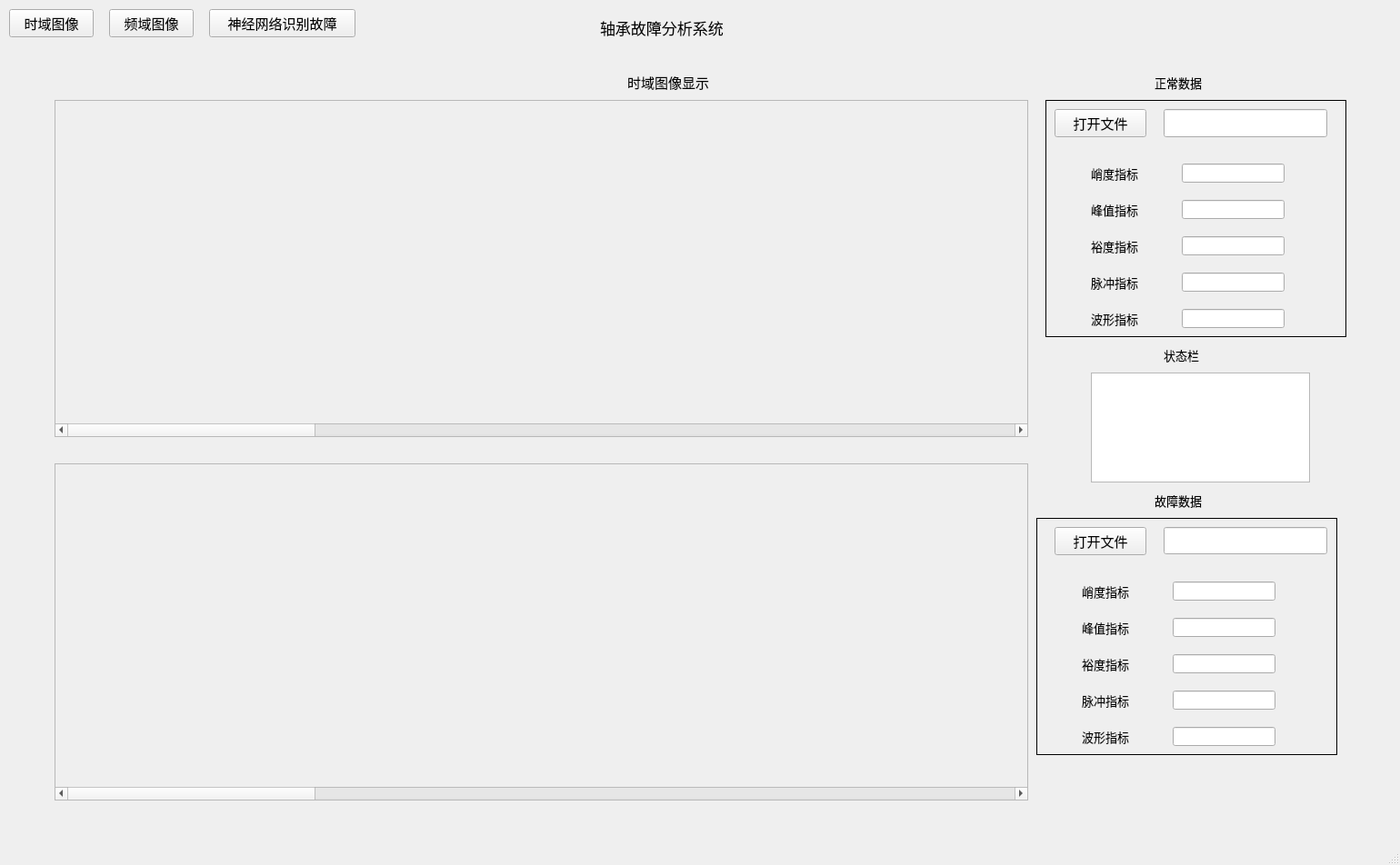
<?xml version="1.0" encoding="UTF-8"?>
<ui version="4.0">
 <class>MainWindow</class>
 <widget class="QMainWindow" name="MainWindow">
  <property name="geometry">
   <rect>
    <x>0</x>
    <y>0</y>
    <width>1540</width>
    <height>952</height>
   </rect>
  </property>
  <property name="windowTitle">
   <string>地磁传感器分析系统</string>
  </property>
  <widget class="QWidget" name="centralwidget">
   <widget class="QLabel" name="label">
    <property name="geometry">
     <rect>
      <x>660</x>
      <y>20</y>
      <width>211</width>
      <height>21</height>
     </rect>
    </property>
    <property name="minimumSize">
     <size>
      <width>72</width>
      <height>0</height>
     </size>
    </property>
    <property name="font">
     <font>
      <pointsize>13</pointsize>
     </font>
    </property>
    <property name="text">
     <string>轴承故障分析系统</string>
    </property>
   </widget>
   <widget class="QStackedWidget" name="stackedWidget">
    <property name="geometry">
     <rect>
      <x>40</x>
      <y>70</y>
      <width>1451</width>
      <height>831</height>
     </rect>
    </property>
    <widget class="QWidget" name="page">
     <widget class="QLineEdit" name="lineEditShapeT1">
      <property name="geometry">
       <rect>
        <x>1260</x>
        <y>270</y>
        <width>113</width>
        <height>21</height>
       </rect>
      </property>
      <property name="font">
       <font>
        <pointsize>11</pointsize>
       </font>
      </property>
     </widget>
     <widget class="QLabel" name="label_9">
      <property name="geometry">
       <rect>
        <x>1160</x>
        <y>150</y>
        <width>81</width>
        <height>21</height>
       </rect>
      </property>
      <property name="font">
       <font>
        <family>华文中宋</family>
        <pointsize>10</pointsize>
       </font>
      </property>
      <property name="text">
       <string>峰值指标</string>
      </property>
     </widget>
     <widget class="QLineEdit" name="lineEditCrestT1">
      <property name="geometry">
       <rect>
        <x>1260</x>
        <y>150</y>
        <width>113</width>
        <height>21</height>
       </rect>
      </property>
      <property name="font">
       <font>
        <pointsize>11</pointsize>
       </font>
      </property>
     </widget>
     <widget class="QLabel" name="label_8">
      <property name="geometry">
       <rect>
        <x>1160</x>
        <y>110</y>
        <width>81</width>
        <height>21</height>
       </rect>
      </property>
      <property name="font">
       <font>
        <family>华文中宋</family>
        <pointsize>10</pointsize>
        <weight>50</weight>
        <bold>false</bold>
       </font>
      </property>
      <property name="text">
       <string>峭度指标</string>
      </property>
     </widget>
     <widget class="QLineEdit" name="lineEditImpulseT1">
      <property name="geometry">
       <rect>
        <x>1260</x>
        <y>230</y>
        <width>113</width>
        <height>21</height>
       </rect>
      </property>
      <property name="font">
       <font>
        <pointsize>11</pointsize>
       </font>
      </property>
     </widget>
     <widget class="QLineEdit" name="lineEditClearanceT1">
      <property name="geometry">
       <rect>
        <x>1260</x>
        <y>190</y>
        <width>113</width>
        <height>21</height>
       </rect>
      </property>
      <property name="font">
       <font>
        <pointsize>11</pointsize>
       </font>
      </property>
     </widget>
     <widget class="QLineEdit" name="lineEditKurtosisT1">
      <property name="geometry">
       <rect>
        <x>1260</x>
        <y>110</y>
        <width>113</width>
        <height>21</height>
       </rect>
      </property>
      <property name="font">
       <font>
        <pointsize>11</pointsize>
       </font>
      </property>
     </widget>
     <widget class="QPushButton" name="ButtonOpenFileT1">
      <property name="geometry">
       <rect>
        <x>1120</x>
        <y>50</y>
        <width>101</width>
        <height>31</height>
       </rect>
      </property>
      <property name="font">
       <font>
        <family>华文中宋</family>
        <pointsize>11</pointsize>
       </font>
      </property>
      <property name="autoFillBackground">
       <bool>false</bool>
      </property>
      <property name="text">
       <string>打开文件</string>
      </property>
     </widget>
     <widget class="QLineEdit" name="FileT1PathLabel">
      <property name="geometry">
       <rect>
        <x>1240</x>
        <y>50</y>
        <width>180</width>
        <height>31</height>
       </rect>
      </property>
      <property name="font">
       <font>
        <pointsize>11</pointsize>
       </font>
      </property>
     </widget>
     <widget class="QScrollArea" name="scrollArea">
      <property name="geometry">
       <rect>
        <x>20</x>
        <y>40</y>
        <width>1071</width>
        <height>371</height>
       </rect>
      </property>
      <property name="widgetResizable">
       <bool>true</bool>
      </property>
      <widget class="QChartView" name="widgetT1">
       <property name="enabled">
        <bool>true</bool>
       </property>
       <property name="geometry">
        <rect>
         <x>-600</x>
         <y>0</y>
         <width>100000</width>
         <height>348</height>
        </rect>
       </property>
       <property name="minimumSize">
        <size>
         <width>100000</width>
         <height>0</height>
        </size>
       </property>
      </widget>
     </widget>
     <widget class="QScrollArea" name="scrollArea_2">
      <property name="geometry">
       <rect>
        <x>20</x>
        <y>440</y>
        <width>1071</width>
        <height>371</height>
       </rect>
      </property>
      <property name="widgetResizable">
       <bool>true</bool>
      </property>
      <widget class="QChartView" name="widgetT2">
       <property name="geometry">
        <rect>
         <x>0</x>
         <y>0</y>
         <width>100000</width>
         <height>348</height>
        </rect>
       </property>
       <property name="minimumSize">
        <size>
         <width>100000</width>
         <height>0</height>
        </size>
       </property>
      </widget>
     </widget>
     <widget class="QTextBrowser" name="textBrowser">
      <property name="geometry">
       <rect>
        <x>1160</x>
        <y>340</y>
        <width>241</width>
        <height>121</height>
       </rect>
      </property>
      <property name="font">
       <font>
        <pointsize>11</pointsize>
       </font>
      </property>
     </widget>
     <widget class="QPushButton" name="ButtonOpenFileT2">
      <property name="geometry">
       <rect>
        <x>1120</x>
        <y>510</y>
        <width>101</width>
        <height>31</height>
       </rect>
      </property>
      <property name="font">
       <font>
        <family>华文中宋</family>
        <pointsize>11</pointsize>
       </font>
      </property>
      <property name="text">
       <string>打开文件</string>
      </property>
     </widget>
     <widget class="QLineEdit" name="FileT2PathLabel">
      <property name="geometry">
       <rect>
        <x>1240</x>
        <y>510</y>
        <width>180</width>
        <height>30</height>
       </rect>
      </property>
      <property name="font">
       <font>
        <pointsize>11</pointsize>
       </font>
      </property>
     </widget>
     <widget class="QLineEdit" name="lineEditCrestT2">
      <property name="geometry">
       <rect>
        <x>1250</x>
        <y>610</y>
        <width>113</width>
        <height>21</height>
       </rect>
      </property>
      <property name="font">
       <font>
        <pointsize>11</pointsize>
       </font>
      </property>
     </widget>
     <widget class="QLineEdit" name="lineEditShapeT2">
      <property name="geometry">
       <rect>
        <x>1250</x>
        <y>730</y>
        <width>113</width>
        <height>21</height>
       </rect>
      </property>
      <property name="font">
       <font>
        <pointsize>11</pointsize>
       </font>
      </property>
     </widget>
     <widget class="QLineEdit" name="lineEditImpulseT2">
      <property name="geometry">
       <rect>
        <x>1250</x>
        <y>690</y>
        <width>113</width>
        <height>21</height>
       </rect>
      </property>
      <property name="font">
       <font>
        <pointsize>11</pointsize>
       </font>
      </property>
     </widget>
     <widget class="QLineEdit" name="lineEditClearanceT2">
      <property name="geometry">
       <rect>
        <x>1250</x>
        <y>650</y>
        <width>113</width>
        <height>21</height>
       </rect>
      </property>
      <property name="font">
       <font>
        <pointsize>11</pointsize>
       </font>
      </property>
     </widget>
     <widget class="QLineEdit" name="lineEditKurtosisT2">
      <property name="geometry">
       <rect>
        <x>1250</x>
        <y>570</y>
        <width>113</width>
        <height>21</height>
       </rect>
      </property>
      <property name="font">
       <font>
        <pointsize>11</pointsize>
       </font>
      </property>
     </widget>
     <widget class="QLabel" name="label_10">
      <property name="geometry">
       <rect>
        <x>1160</x>
        <y>190</y>
        <width>81</width>
        <height>21</height>
       </rect>
      </property>
      <property name="font">
       <font>
        <family>华文中宋</family>
        <pointsize>10</pointsize>
       </font>
      </property>
      <property name="text">
       <string>裕度指标</string>
      </property>
     </widget>
     <widget class="QLabel" name="label_11">
      <property name="geometry">
       <rect>
        <x>1160</x>
        <y>230</y>
        <width>81</width>
        <height>21</height>
       </rect>
      </property>
      <property name="font">
       <font>
        <family>华文中宋</family>
        <pointsize>10</pointsize>
       </font>
      </property>
      <property name="text">
       <string>脉冲指标</string>
      </property>
     </widget>
     <widget class="QLabel" name="label_12">
      <property name="geometry">
       <rect>
        <x>1160</x>
        <y>270</y>
        <width>81</width>
        <height>21</height>
       </rect>
      </property>
      <property name="font">
       <font>
        <family>华文中宋</family>
        <pointsize>10</pointsize>
       </font>
      </property>
      <property name="text">
       <string>波形指标</string>
      </property>
     </widget>
     <widget class="QLabel" name="label_16">
      <property name="geometry">
       <rect>
        <x>1150</x>
        <y>730</y>
        <width>81</width>
        <height>21</height>
       </rect>
      </property>
      <property name="font">
       <font>
        <family>华文中宋</family>
        <pointsize>10</pointsize>
       </font>
      </property>
      <property name="text">
       <string>波形指标</string>
      </property>
     </widget>
     <widget class="QLabel" name="label_21">
      <property name="geometry">
       <rect>
        <x>1150</x>
        <y>690</y>
        <width>81</width>
        <height>21</height>
       </rect>
      </property>
      <property name="font">
       <font>
        <family>华文中宋</family>
        <pointsize>10</pointsize>
       </font>
      </property>
      <property name="text">
       <string>脉冲指标</string>
      </property>
     </widget>
     <widget class="QLabel" name="label_22">
      <property name="geometry">
       <rect>
        <x>1150</x>
        <y>610</y>
        <width>81</width>
        <height>21</height>
       </rect>
      </property>
      <property name="font">
       <font>
        <family>华文中宋</family>
        <pointsize>10</pointsize>
       </font>
      </property>
      <property name="text">
       <string>峰值指标</string>
      </property>
     </widget>
     <widget class="QLabel" name="label_23">
      <property name="geometry">
       <rect>
        <x>1150</x>
        <y>570</y>
        <width>81</width>
        <height>21</height>
       </rect>
      </property>
      <property name="font">
       <font>
        <family>华文中宋</family>
        <pointsize>10</pointsize>
        <weight>50</weight>
        <bold>false</bold>
       </font>
      </property>
      <property name="text">
       <string>峭度指标</string>
      </property>
     </widget>
     <widget class="QLabel" name="label_24">
      <property name="geometry">
       <rect>
        <x>1150</x>
        <y>650</y>
        <width>81</width>
        <height>21</height>
       </rect>
      </property>
      <property name="font">
       <font>
        <family>华文中宋</family>
        <pointsize>10</pointsize>
       </font>
      </property>
      <property name="text">
       <string>裕度指标</string>
      </property>
     </widget>
     <widget class="QLabel" name="label_26">
      <property name="geometry">
       <rect>
        <x>1230</x>
        <y>10</y>
        <width>81</width>
        <height>21</height>
       </rect>
      </property>
      <property name="font">
       <font>
        <family>华文中宋</family>
        <pointsize>10</pointsize>
        <weight>50</weight>
        <bold>false</bold>
       </font>
      </property>
      <property name="text">
       <string>正常数据</string>
      </property>
     </widget>
     <widget class="QLabel" name="label_27">
      <property name="geometry">
       <rect>
        <x>1230</x>
        <y>470</y>
        <width>81</width>
        <height>21</height>
       </rect>
      </property>
      <property name="font">
       <font>
        <family>华文中宋</family>
        <pointsize>10</pointsize>
        <weight>50</weight>
        <bold>false</bold>
       </font>
      </property>
      <property name="text">
       <string>故障数据</string>
      </property>
     </widget>
     <widget class="QLabel" name="label_20">
      <property name="geometry">
       <rect>
        <x>1110</x>
        <y>40</y>
        <width>331</width>
        <height>261</height>
       </rect>
      </property>
      <property name="styleSheet">
       <string notr="true">border-width: 1px;
border-style: solid;
border-color: rgb(0, 0, 0)</string>
      </property>
      <property name="text">
       <string/>
      </property>
     </widget>
     <widget class="QLabel" name="label_49">
      <property name="geometry">
       <rect>
        <x>1100</x>
        <y>500</y>
        <width>331</width>
        <height>261</height>
       </rect>
      </property>
      <property name="styleSheet">
       <string notr="true">border-width: 1px;
border-style: solid;
border-color: rgb(0, 0, 0)</string>
      </property>
      <property name="text">
       <string/>
      </property>
     </widget>
     <widget class="QLabel" name="label_50">
      <property name="geometry">
       <rect>
        <x>1240</x>
        <y>310</y>
        <width>81</width>
        <height>21</height>
       </rect>
      </property>
      <property name="font">
       <font>
        <family>华文中宋</family>
        <pointsize>10</pointsize>
        <weight>50</weight>
        <bold>false</bold>
       </font>
      </property>
      <property name="text">
       <string>状态栏</string>
      </property>
     </widget>
     <widget class="QLabel" name="label_15">
      <property name="geometry">
       <rect>
        <x>650</x>
        <y>10</y>
        <width>211</width>
        <height>21</height>
       </rect>
      </property>
      <property name="minimumSize">
       <size>
        <width>72</width>
        <height>0</height>
       </size>
      </property>
      <property name="font">
       <font>
        <pointsize>11</pointsize>
       </font>
      </property>
      <property name="text">
       <string>时域图像显示</string>
      </property>
     </widget>
     <zorder>label_49</zorder>
     <zorder>label_20</zorder>
     <zorder>lineEditShapeT1</zorder>
     <zorder>label_9</zorder>
     <zorder>lineEditCrestT1</zorder>
     <zorder>label_8</zorder>
     <zorder>lineEditImpulseT1</zorder>
     <zorder>lineEditClearanceT1</zorder>
     <zorder>lineEditKurtosisT1</zorder>
     <zorder>ButtonOpenFileT1</zorder>
     <zorder>FileT1PathLabel</zorder>
     <zorder>scrollArea</zorder>
     <zorder>scrollArea_2</zorder>
     <zorder>textBrowser</zorder>
     <zorder>ButtonOpenFileT2</zorder>
     <zorder>FileT2PathLabel</zorder>
     <zorder>lineEditCrestT2</zorder>
     <zorder>lineEditShapeT2</zorder>
     <zorder>lineEditImpulseT2</zorder>
     <zorder>lineEditClearanceT2</zorder>
     <zorder>lineEditKurtosisT2</zorder>
     <zorder>label_10</zorder>
     <zorder>label_11</zorder>
     <zorder>label_12</zorder>
     <zorder>label_16</zorder>
     <zorder>label_21</zorder>
     <zorder>label_22</zorder>
     <zorder>label_23</zorder>
     <zorder>label_24</zorder>
     <zorder>label_26</zorder>
     <zorder>label_27</zorder>
     <zorder>label_50</zorder>
     <zorder>label_15</zorder>
    </widget>
    <widget class="QWidget" name="page_2">
     <widget class="QScrollArea" name="scrollArea_3">
      <property name="geometry">
       <rect>
        <x>40</x>
        <y>40</y>
        <width>1091</width>
        <height>341</height>
       </rect>
      </property>
      <property name="widgetResizable">
       <bool>true</bool>
      </property>
      <widget class="QChartView" name="widgetF1">
       <property name="geometry">
        <rect>
         <x>0</x>
         <y>0</y>
         <width>1089</width>
         <height>339</height>
        </rect>
       </property>
       <property name="minimumSize">
        <size>
         <width>0</width>
         <height>0</height>
        </size>
       </property>
      </widget>
     </widget>
     <widget class="QLineEdit" name="FileF1PathLabel">
      <property name="geometry">
       <rect>
        <x>1200</x>
        <y>250</y>
        <width>180</width>
        <height>25</height>
       </rect>
      </property>
      <property name="font">
       <font>
        <pointsize>11</pointsize>
       </font>
      </property>
      <property name="text">
       <string/>
      </property>
     </widget>
     <widget class="QLineEdit" name="lineEditF1sampleNum">
      <property name="geometry">
       <rect>
        <x>1310</x>
        <y>140</y>
        <width>113</width>
        <height>25</height>
       </rect>
      </property>
      <property name="font">
       <font>
        <pointsize>11</pointsize>
       </font>
      </property>
      <property name="text">
       <string>3072</string>
      </property>
     </widget>
     <widget class="QScrollArea" name="scrollArea_4">
      <property name="geometry">
       <rect>
        <x>40</x>
        <y>430</y>
        <width>1091</width>
        <height>341</height>
       </rect>
      </property>
      <property name="widgetResizable">
       <bool>true</bool>
      </property>
      <widget class="QChartView" name="widgetF2">
       <property name="geometry">
        <rect>
         <x>0</x>
         <y>0</y>
         <width>1089</width>
         <height>339</height>
        </rect>
       </property>
       <property name="minimumSize">
        <size>
         <width>0</width>
         <height>0</height>
        </size>
       </property>
      </widget>
     </widget>
     <widget class="QPushButton" name="ButtonOpenFileF1">
      <property name="geometry">
       <rect>
        <x>1240</x>
        <y>200</y>
        <width>101</width>
        <height>31</height>
       </rect>
      </property>
      <property name="font">
       <font>
        <family>华文中宋</family>
        <pointsize>11</pointsize>
       </font>
      </property>
      <property name="autoFillBackground">
       <bool>false</bool>
      </property>
      <property name="text">
       <string>打开文件</string>
      </property>
     </widget>
     <widget class="QLabel" name="label_42">
      <property name="geometry">
       <rect>
        <x>1200</x>
        <y>140</y>
        <width>81</width>
        <height>21</height>
       </rect>
      </property>
      <property name="font">
       <font>
        <family>华文中宋</family>
        <pointsize>10</pointsize>
        <weight>50</weight>
        <bold>false</bold>
       </font>
      </property>
      <property name="text">
       <string>采样点数</string>
      </property>
     </widget>
     <widget class="QLabel" name="label_43">
      <property name="geometry">
       <rect>
        <x>1260</x>
        <y>70</y>
        <width>81</width>
        <height>21</height>
       </rect>
      </property>
      <property name="font">
       <font>
        <family>华文中宋</family>
        <pointsize>10</pointsize>
        <weight>50</weight>
        <bold>false</bold>
       </font>
      </property>
      <property name="text">
       <string>正常数据</string>
      </property>
     </widget>
     <widget class="QLineEdit" name="lineEditF2sampleNum">
      <property name="geometry">
       <rect>
        <x>1300</x>
        <y>590</y>
        <width>113</width>
        <height>25</height>
       </rect>
      </property>
      <property name="font">
       <font>
        <pointsize>11</pointsize>
       </font>
      </property>
      <property name="text">
       <string>3072</string>
      </property>
     </widget>
     <widget class="QPushButton" name="ButtonOpenFileF2">
      <property name="geometry">
       <rect>
        <x>1230</x>
        <y>650</y>
        <width>101</width>
        <height>31</height>
       </rect>
      </property>
      <property name="font">
       <font>
        <family>华文中宋</family>
        <pointsize>11</pointsize>
       </font>
      </property>
      <property name="autoFillBackground">
       <bool>false</bool>
      </property>
      <property name="text">
       <string>打开文件</string>
      </property>
     </widget>
     <widget class="QLabel" name="label_44">
      <property name="geometry">
       <rect>
        <x>1250</x>
        <y>540</y>
        <width>81</width>
        <height>21</height>
       </rect>
      </property>
      <property name="font">
       <font>
        <family>华文中宋</family>
        <pointsize>10</pointsize>
        <weight>50</weight>
        <bold>false</bold>
       </font>
      </property>
      <property name="text">
       <string>故障数据</string>
      </property>
     </widget>
     <widget class="QLabel" name="label_45">
      <property name="geometry">
       <rect>
        <x>1190</x>
        <y>590</y>
        <width>81</width>
        <height>21</height>
       </rect>
      </property>
      <property name="font">
       <font>
        <family>华文中宋</family>
        <pointsize>10</pointsize>
        <weight>50</weight>
        <bold>false</bold>
       </font>
      </property>
      <property name="text">
       <string>采样点数</string>
      </property>
     </widget>
     <widget class="QLineEdit" name="FileF2PathLabel">
      <property name="geometry">
       <rect>
        <x>1200</x>
        <y>700</y>
        <width>180</width>
        <height>25</height>
       </rect>
      </property>
      <property name="font">
       <font>
        <pointsize>11</pointsize>
       </font>
      </property>
      <property name="text">
       <string/>
      </property>
     </widget>
     <widget class="QTextBrowser" name="MessageBrowser2">
      <property name="geometry">
       <rect>
        <x>1170</x>
        <y>360</y>
        <width>256</width>
        <height>151</height>
       </rect>
      </property>
      <property name="font">
       <font>
        <pointsize>11</pointsize>
       </font>
      </property>
     </widget>
     <widget class="QLabel" name="label_18">
      <property name="geometry">
       <rect>
        <x>1160</x>
        <y>570</y>
        <width>271</width>
        <height>201</height>
       </rect>
      </property>
      <property name="styleSheet">
       <string notr="true">border-width: 1px;
border-style: solid;
border-color: rgb(0, 0, 0)</string>
      </property>
      <property name="text">
       <string/>
      </property>
     </widget>
     <widget class="QLabel" name="label_48">
      <property name="geometry">
       <rect>
        <x>1270</x>
        <y>330</y>
        <width>81</width>
        <height>21</height>
       </rect>
      </property>
      <property name="font">
       <font>
        <family>华文中宋</family>
        <pointsize>10</pointsize>
        <weight>50</weight>
        <bold>false</bold>
       </font>
      </property>
      <property name="text">
       <string>状态栏</string>
      </property>
     </widget>
     <widget class="QLabel" name="label_19">
      <property name="geometry">
       <rect>
        <x>1160</x>
        <y>100</y>
        <width>271</width>
        <height>201</height>
       </rect>
      </property>
      <property name="styleSheet">
       <string notr="true">border-width: 1px;
border-style: solid;
border-color: rgb(0, 0, 0)</string>
      </property>
      <property name="text">
       <string/>
      </property>
     </widget>
     <widget class="QLabel" name="label_25">
      <property name="geometry">
       <rect>
        <x>660</x>
        <y>10</y>
        <width>211</width>
        <height>21</height>
       </rect>
      </property>
      <property name="minimumSize">
       <size>
        <width>72</width>
        <height>0</height>
       </size>
      </property>
      <property name="font">
       <font>
        <pointsize>11</pointsize>
       </font>
      </property>
      <property name="text">
       <string>频域图像显示</string>
      </property>
     </widget>
     <zorder>label_18</zorder>
     <zorder>label_19</zorder>
     <zorder>scrollArea_3</zorder>
     <zorder>FileF1PathLabel</zorder>
     <zorder>lineEditF1sampleNum</zorder>
     <zorder>scrollArea_4</zorder>
     <zorder>ButtonOpenFileF1</zorder>
     <zorder>label_42</zorder>
     <zorder>label_43</zorder>
     <zorder>lineEditF2sampleNum</zorder>
     <zorder>ButtonOpenFileF2</zorder>
     <zorder>label_44</zorder>
     <zorder>label_45</zorder>
     <zorder>FileF2PathLabel</zorder>
     <zorder>MessageBrowser2</zorder>
     <zorder>label_48</zorder>
     <zorder>label_25</zorder>
    </widget>
    <widget class="QWidget" name="page_3">
     <widget class="QLabel" name="label_4">
      <property name="geometry">
       <rect>
        <x>630</x>
        <y>30</y>
        <width>231</width>
        <height>31</height>
       </rect>
      </property>
      <property name="font">
       <font>
        <pointsize>11</pointsize>
       </font>
      </property>
      <property name="text">
       <string>人工神经网络训练器</string>
      </property>
     </widget>
     <widget class="QLabel" name="label_7">
      <property name="geometry">
       <rect>
        <x>850</x>
        <y>130</y>
        <width>101</width>
        <height>21</height>
       </rect>
      </property>
      <property name="font">
       <font>
        <family>华文中宋</family>
        <pointsize>11</pointsize>
       </font>
      </property>
      <property name="text">
       <string>待分类数据</string>
      </property>
     </widget>
     <widget class="QPushButton" name="ButtonOpenFileNormalData">
      <property name="geometry">
       <rect>
        <x>140</x>
        <y>200</y>
        <width>93</width>
        <height>28</height>
       </rect>
      </property>
      <property name="font">
       <font>
        <pointsize>11</pointsize>
       </font>
      </property>
      <property name="text">
       <string>选择文件</string>
      </property>
     </widget>
     <widget class="QPushButton" name="ButtonOpenFileFaultData">
      <property name="geometry">
       <rect>
        <x>480</x>
        <y>200</y>
        <width>93</width>
        <height>28</height>
       </rect>
      </property>
      <property name="font">
       <font>
        <pointsize>11</pointsize>
       </font>
      </property>
      <property name="text">
       <string>选择文件</string>
      </property>
     </widget>
     <widget class="QPushButton" name="ButtonTrainNet">
      <property name="geometry">
       <rect>
        <x>340</x>
        <y>380</y>
        <width>121</width>
        <height>41</height>
       </rect>
      </property>
      <property name="font">
       <font>
        <pointsize>11</pointsize>
       </font>
      </property>
      <property name="text">
       <string>开始训练</string>
      </property>
     </widget>
     <widget class="QLineEdit" name="lineEditNormalSampleNum">
      <property name="geometry">
       <rect>
        <x>270</x>
        <y>270</y>
        <width>113</width>
        <height>21</height>
       </rect>
      </property>
      <property name="font">
       <font>
        <pointsize>11</pointsize>
       </font>
      </property>
      <property name="text">
       <string>400</string>
      </property>
     </widget>
     <widget class="QLineEdit" name="lineEditNormalSampleLen">
      <property name="geometry">
       <rect>
        <x>270</x>
        <y>310</y>
        <width>113</width>
        <height>21</height>
       </rect>
      </property>
      <property name="font">
       <font>
        <pointsize>11</pointsize>
       </font>
      </property>
      <property name="text">
       <string>300</string>
      </property>
     </widget>
     <widget class="QLineEdit" name="lineEditTrainNum">
      <property name="geometry">
       <rect>
        <x>240</x>
        <y>390</y>
        <width>71</width>
        <height>31</height>
       </rect>
      </property>
      <property name="font">
       <font>
        <pointsize>11</pointsize>
       </font>
      </property>
      <property name="text">
       <string>1000</string>
      </property>
     </widget>
     <widget class="QPushButton" name="ButtonOpenFileNewData">
      <property name="geometry">
       <rect>
        <x>970</x>
        <y>130</y>
        <width>93</width>
        <height>28</height>
       </rect>
      </property>
      <property name="font">
       <font>
        <pointsize>11</pointsize>
       </font>
      </property>
      <property name="text">
       <string>选择文件</string>
      </property>
     </widget>
     <widget class="QLabel" name="label_17">
      <property name="geometry">
       <rect>
        <x>970</x>
        <y>470</y>
        <width>72</width>
        <height>15</height>
       </rect>
      </property>
      <property name="font">
       <font>
        <pointsize>11</pointsize>
       </font>
      </property>
      <property name="text">
       <string>分类结果</string>
      </property>
     </widget>
     <widget class="QLineEdit" name="lineEditResult">
      <property name="geometry">
       <rect>
        <x>1080</x>
        <y>460</y>
        <width>121</width>
        <height>31</height>
       </rect>
      </property>
      <property name="font">
       <font>
        <pointsize>11</pointsize>
       </font>
      </property>
     </widget>
     <widget class="QLineEdit" name="FileNormalDataPathLabel">
      <property name="geometry">
       <rect>
        <x>250</x>
        <y>200</y>
        <width>180</width>
        <height>25</height>
       </rect>
      </property>
      <property name="font">
       <font>
        <pointsize>11</pointsize>
       </font>
      </property>
      <property name="text">
       <string/>
      </property>
     </widget>
     <widget class="QLineEdit" name="FileFaultDataPathLabel">
      <property name="geometry">
       <rect>
        <x>580</x>
        <y>200</y>
        <width>180</width>
        <height>25</height>
       </rect>
      </property>
      <property name="font">
       <font>
        <pointsize>11</pointsize>
       </font>
      </property>
      <property name="text">
       <string/>
      </property>
     </widget>
     <widget class="QLineEdit" name="FileNewDataPathLabel">
      <property name="geometry">
       <rect>
        <x>1080</x>
        <y>130</y>
        <width>191</width>
        <height>25</height>
       </rect>
      </property>
      <property name="font">
       <font>
        <pointsize>11</pointsize>
       </font>
      </property>
      <property name="text">
       <string/>
      </property>
     </widget>
     <widget class="QPushButton" name="ButtonPredict">
      <property name="geometry">
       <rect>
        <x>1010</x>
        <y>400</y>
        <width>111</width>
        <height>41</height>
       </rect>
      </property>
      <property name="font">
       <font>
        <pointsize>11</pointsize>
       </font>
      </property>
      <property name="text">
       <string>预测</string>
      </property>
     </widget>
     <widget class="QTextBrowser" name="MessageBrowser3">
      <property name="geometry">
       <rect>
        <x>870</x>
        <y>580</y>
        <width>421</width>
        <height>211</height>
       </rect>
      </property>
      <property name="font">
       <font>
        <pointsize>11</pointsize>
       </font>
      </property>
     </widget>
     <widget class="QLineEdit" name="lineEditKurtosisN1">
      <property name="geometry">
       <rect>
        <x>1070</x>
        <y>190</y>
        <width>113</width>
        <height>21</height>
       </rect>
      </property>
      <property name="font">
       <font>
        <pointsize>11</pointsize>
       </font>
      </property>
     </widget>
     <widget class="QLineEdit" name="lineEditCrestN1">
      <property name="geometry">
       <rect>
        <x>1070</x>
        <y>230</y>
        <width>113</width>
        <height>21</height>
       </rect>
      </property>
      <property name="font">
       <font>
        <pointsize>11</pointsize>
       </font>
      </property>
     </widget>
     <widget class="QLineEdit" name="lineEditClearanceN1">
      <property name="geometry">
       <rect>
        <x>1070</x>
        <y>270</y>
        <width>113</width>
        <height>21</height>
       </rect>
      </property>
      <property name="font">
       <font>
        <pointsize>11</pointsize>
       </font>
      </property>
     </widget>
     <widget class="QLineEdit" name="lineEditImpulseN1">
      <property name="geometry">
       <rect>
        <x>1070</x>
        <y>310</y>
        <width>113</width>
        <height>21</height>
       </rect>
      </property>
      <property name="font">
       <font>
        <pointsize>11</pointsize>
       </font>
      </property>
     </widget>
     <widget class="QLineEdit" name="lineEditShapeN1">
      <property name="geometry">
       <rect>
        <x>1070</x>
        <y>350</y>
        <width>113</width>
        <height>21</height>
       </rect>
      </property>
      <property name="font">
       <font>
        <pointsize>11</pointsize>
       </font>
      </property>
     </widget>
     <widget class="QChartView" name="widgetNet" native="true">
      <property name="geometry">
       <rect>
        <x>40</x>
        <y>440</y>
        <width>721</width>
        <height>341</height>
       </rect>
      </property>
     </widget>
     <widget class="QLabel" name="label_28">
      <property name="geometry">
       <rect>
        <x>970</x>
        <y>230</y>
        <width>81</width>
        <height>21</height>
       </rect>
      </property>
      <property name="font">
       <font>
        <family>华文中宋</family>
        <pointsize>10</pointsize>
       </font>
      </property>
      <property name="text">
       <string>峰值指标</string>
      </property>
     </widget>
     <widget class="QLabel" name="label_29">
      <property name="geometry">
       <rect>
        <x>970</x>
        <y>350</y>
        <width>81</width>
        <height>21</height>
       </rect>
      </property>
      <property name="font">
       <font>
        <family>华文中宋</family>
        <pointsize>10</pointsize>
       </font>
      </property>
      <property name="text">
       <string>波形指标</string>
      </property>
     </widget>
     <widget class="QLabel" name="label_30">
      <property name="geometry">
       <rect>
        <x>970</x>
        <y>270</y>
        <width>81</width>
        <height>21</height>
       </rect>
      </property>
      <property name="font">
       <font>
        <family>华文中宋</family>
        <pointsize>10</pointsize>
       </font>
      </property>
      <property name="text">
       <string>裕度指标</string>
      </property>
     </widget>
     <widget class="QLabel" name="label_31">
      <property name="geometry">
       <rect>
        <x>970</x>
        <y>190</y>
        <width>81</width>
        <height>21</height>
       </rect>
      </property>
      <property name="font">
       <font>
        <family>华文中宋</family>
        <pointsize>10</pointsize>
        <weight>50</weight>
        <bold>false</bold>
       </font>
      </property>
      <property name="text">
       <string>峭度指标</string>
      </property>
     </widget>
     <widget class="QLabel" name="label_32">
      <property name="geometry">
       <rect>
        <x>970</x>
        <y>310</y>
        <width>81</width>
        <height>21</height>
       </rect>
      </property>
      <property name="font">
       <font>
        <family>华文中宋</family>
        <pointsize>10</pointsize>
       </font>
      </property>
      <property name="text">
       <string>脉冲指标</string>
      </property>
     </widget>
     <widget class="QLabel" name="label_33">
      <property name="geometry">
       <rect>
        <x>340</x>
        <y>80</y>
        <width>81</width>
        <height>21</height>
       </rect>
      </property>
      <property name="font">
       <font>
        <family>华文中宋</family>
        <pointsize>12</pointsize>
        <weight>50</weight>
        <bold>false</bold>
       </font>
      </property>
      <property name="text">
       <string>模型训练</string>
      </property>
     </widget>
     <widget class="QLabel" name="label_34">
      <property name="geometry">
       <rect>
        <x>40</x>
        <y>200</y>
        <width>81</width>
        <height>21</height>
       </rect>
      </property>
      <property name="font">
       <font>
        <family>华文中宋</family>
        <pointsize>12</pointsize>
        <weight>50</weight>
        <bold>false</bold>
       </font>
      </property>
      <property name="text">
       <string>数据选择</string>
      </property>
     </widget>
     <widget class="QLabel" name="label_35">
      <property name="geometry">
       <rect>
        <x>40</x>
        <y>290</y>
        <width>81</width>
        <height>21</height>
       </rect>
      </property>
      <property name="font">
       <font>
        <family>华文中宋</family>
        <pointsize>12</pointsize>
        <weight>50</weight>
        <bold>false</bold>
       </font>
      </property>
      <property name="text">
       <string>参数选择</string>
      </property>
     </widget>
     <widget class="QLabel" name="label_36">
      <property name="geometry">
       <rect>
        <x>1050</x>
        <y>80</y>
        <width>81</width>
        <height>21</height>
       </rect>
      </property>
      <property name="font">
       <font>
        <family>华文中宋</family>
        <pointsize>12</pointsize>
        <weight>50</weight>
        <bold>false</bold>
       </font>
      </property>
      <property name="text">
       <string>模型预测</string>
      </property>
     </widget>
     <widget class="QLabel" name="label_37">
      <property name="geometry">
       <rect>
        <x>280</x>
        <y>150</y>
        <width>81</width>
        <height>21</height>
       </rect>
      </property>
      <property name="font">
       <font>
        <family>华文中宋</family>
        <pointsize>10</pointsize>
        <weight>50</weight>
        <bold>false</bold>
       </font>
      </property>
      <property name="text">
       <string>正常数据</string>
      </property>
     </widget>
     <widget class="QLabel" name="label_38">
      <property name="geometry">
       <rect>
        <x>570</x>
        <y>150</y>
        <width>81</width>
        <height>21</height>
       </rect>
      </property>
      <property name="font">
       <font>
        <family>华文中宋</family>
        <pointsize>10</pointsize>
        <weight>50</weight>
        <bold>false</bold>
       </font>
      </property>
      <property name="text">
       <string>故障数据</string>
      </property>
     </widget>
     <widget class="QLabel" name="label_39">
      <property name="geometry">
       <rect>
        <x>150</x>
        <y>270</y>
        <width>81</width>
        <height>21</height>
       </rect>
      </property>
      <property name="font">
       <font>
        <family>华文中宋</family>
        <pointsize>10</pointsize>
        <weight>50</weight>
        <bold>false</bold>
       </font>
      </property>
      <property name="text">
       <string>样本个数</string>
      </property>
     </widget>
     <widget class="QLabel" name="label_40">
      <property name="geometry">
       <rect>
        <x>150</x>
        <y>390</y>
        <width>81</width>
        <height>21</height>
       </rect>
      </property>
      <property name="font">
       <font>
        <family>华文中宋</family>
        <pointsize>10</pointsize>
        <weight>50</weight>
        <bold>false</bold>
       </font>
      </property>
      <property name="text">
       <string>训练次数</string>
      </property>
     </widget>
     <widget class="QLabel" name="label_41">
      <property name="geometry">
       <rect>
        <x>150</x>
        <y>310</y>
        <width>81</width>
        <height>21</height>
       </rect>
      </property>
      <property name="font">
       <font>
        <family>华文中宋</family>
        <pointsize>10</pointsize>
        <weight>50</weight>
        <bold>false</bold>
       </font>
      </property>
      <property name="text">
       <string>样本长度</string>
      </property>
     </widget>
     <widget class="QLabel" name="label_2">
      <property name="geometry">
       <rect>
        <x>20</x>
        <y>110</y>
        <width>761</width>
        <height>701</height>
       </rect>
      </property>
      <property name="styleSheet">
       <string notr="true">border-width: 1px;
border-style: solid;
border-color: rgb(0, 0, 0)</string>
      </property>
      <property name="text">
       <string/>
      </property>
     </widget>
     <widget class="QLabel" name="label_3">
      <property name="geometry">
       <rect>
        <x>800</x>
        <y>110</y>
        <width>561</width>
        <height>401</height>
       </rect>
      </property>
      <property name="styleSheet">
       <string notr="true">border-width: 1px;
border-style: solid;
border-color: rgb(0, 0, 0)</string>
      </property>
      <property name="text">
       <string/>
      </property>
     </widget>
     <widget class="QLabel" name="label_5">
      <property name="geometry">
       <rect>
        <x>470</x>
        <y>190</y>
        <width>301</width>
        <height>151</height>
       </rect>
      </property>
      <property name="styleSheet">
       <string notr="true">border-width: 1px;
border-style: solid;
border-color: rgb(0, 0, 0)</string>
      </property>
      <property name="text">
       <string/>
      </property>
     </widget>
     <widget class="QLabel" name="label_13">
      <property name="geometry">
       <rect>
        <x>1050</x>
        <y>550</y>
        <width>72</width>
        <height>15</height>
       </rect>
      </property>
      <property name="font">
       <font>
        <pointsize>11</pointsize>
       </font>
      </property>
      <property name="text">
       <string>状态栏</string>
      </property>
     </widget>
     <widget class="QLabel" name="label_46">
      <property name="geometry">
       <rect>
        <x>490</x>
        <y>280</y>
        <width>81</width>
        <height>21</height>
       </rect>
      </property>
      <property name="font">
       <font>
        <family>华文中宋</family>
        <pointsize>10</pointsize>
        <weight>50</weight>
        <bold>false</bold>
       </font>
      </property>
      <property name="text">
       <string>样本个数</string>
      </property>
     </widget>
     <widget class="QLabel" name="label_47">
      <property name="geometry">
       <rect>
        <x>490</x>
        <y>310</y>
        <width>81</width>
        <height>21</height>
       </rect>
      </property>
      <property name="font">
       <font>
        <family>华文中宋</family>
        <pointsize>10</pointsize>
        <weight>50</weight>
        <bold>false</bold>
       </font>
      </property>
      <property name="text">
       <string>样本长度</string>
      </property>
     </widget>
     <widget class="QLineEdit" name="lineEditFaultSampleNum">
      <property name="geometry">
       <rect>
        <x>590</x>
        <y>270</y>
        <width>113</width>
        <height>21</height>
       </rect>
      </property>
      <property name="font">
       <font>
        <pointsize>11</pointsize>
       </font>
      </property>
      <property name="text">
       <string>400</string>
      </property>
     </widget>
     <widget class="QLineEdit" name="lineEditFaultSampleLen">
      <property name="geometry">
       <rect>
        <x>590</x>
        <y>310</y>
        <width>113</width>
        <height>21</height>
       </rect>
      </property>
      <property name="font">
       <font>
        <pointsize>11</pointsize>
       </font>
      </property>
      <property name="text">
       <string>300</string>
      </property>
     </widget>
     <widget class="QLabel" name="label_6">
      <property name="geometry">
       <rect>
        <x>130</x>
        <y>190</y>
        <width>321</width>
        <height>151</height>
       </rect>
      </property>
      <property name="styleSheet">
       <string notr="true">border-width: 1px;
border-style: solid;
border-color: rgb(0, 0, 0)</string>
      </property>
      <property name="text">
       <string/>
      </property>
     </widget>
     <widget class="QLabel" name="label_14">
      <property name="geometry">
       <rect>
        <x>490</x>
        <y>390</y>
        <width>211</width>
        <height>21</height>
       </rect>
      </property>
      <property name="font">
       <font>
        <family>华文中宋</family>
        <pointsize>11</pointsize>
       </font>
      </property>
      <property name="text">
       <string>（训练时间较长，请等待)</string>
      </property>
     </widget>
     <zorder>label_2</zorder>
     <zorder>label_6</zorder>
     <zorder>label_3</zorder>
     <zorder>label_5</zorder>
     <zorder>label_4</zorder>
     <zorder>label_7</zorder>
     <zorder>ButtonOpenFileNormalData</zorder>
     <zorder>ButtonOpenFileFaultData</zorder>
     <zorder>ButtonTrainNet</zorder>
     <zorder>lineEditNormalSampleNum</zorder>
     <zorder>lineEditNormalSampleLen</zorder>
     <zorder>lineEditTrainNum</zorder>
     <zorder>ButtonOpenFileNewData</zorder>
     <zorder>label_17</zorder>
     <zorder>lineEditResult</zorder>
     <zorder>FileNormalDataPathLabel</zorder>
     <zorder>FileFaultDataPathLabel</zorder>
     <zorder>FileNewDataPathLabel</zorder>
     <zorder>ButtonPredict</zorder>
     <zorder>MessageBrowser3</zorder>
     <zorder>lineEditKurtosisN1</zorder>
     <zorder>lineEditCrestN1</zorder>
     <zorder>lineEditClearanceN1</zorder>
     <zorder>lineEditImpulseN1</zorder>
     <zorder>lineEditShapeN1</zorder>
     <zorder>widgetNet</zorder>
     <zorder>label_28</zorder>
     <zorder>label_29</zorder>
     <zorder>label_30</zorder>
     <zorder>label_31</zorder>
     <zorder>label_32</zorder>
     <zorder>label_33</zorder>
     <zorder>label_34</zorder>
     <zorder>label_35</zorder>
     <zorder>label_36</zorder>
     <zorder>label_37</zorder>
     <zorder>label_38</zorder>
     <zorder>label_39</zorder>
     <zorder>label_40</zorder>
     <zorder>label_41</zorder>
     <zorder>label_13</zorder>
     <zorder>label_46</zorder>
     <zorder>label_47</zorder>
     <zorder>lineEditFaultSampleNum</zorder>
     <zorder>lineEditFaultSampleLen</zorder>
     <zorder>label_14</zorder>
    </widget>
   </widget>
   <widget class="QPushButton" name="ButtonSwitchNet">
    <property name="geometry">
     <rect>
      <x>230</x>
      <y>10</y>
      <width>161</width>
      <height>31</height>
     </rect>
    </property>
    <property name="font">
     <font>
      <family>华文中宋</family>
      <pointsize>11</pointsize>
     </font>
    </property>
    <property name="text">
     <string>神经网络识别故障</string>
    </property>
   </widget>
   <widget class="QPushButton" name="ButtonSwitchF">
    <property name="geometry">
     <rect>
      <x>120</x>
      <y>10</y>
      <width>93</width>
      <height>31</height>
     </rect>
    </property>
    <property name="font">
     <font>
      <family>华文中宋</family>
      <pointsize>11</pointsize>
     </font>
    </property>
    <property name="text">
     <string>频域图像</string>
    </property>
   </widget>
   <widget class="QPushButton" name="ButtonSwitchTime">
    <property name="geometry">
     <rect>
      <x>10</x>
      <y>10</y>
      <width>93</width>
      <height>31</height>
     </rect>
    </property>
    <property name="font">
     <font>
      <family>华文中宋</family>
      <pointsize>11</pointsize>
     </font>
    </property>
    <property name="text">
     <string>时域图像</string>
    </property>
   </widget>
  </widget>
  <widget class="QMenuBar" name="menubar">
   <property name="geometry">
    <rect>
     <x>0</x>
     <y>0</y>
     <width>1540</width>
     <height>26</height>
    </rect>
   </property>
  </widget>
  <widget class="QStatusBar" name="statusbar"/>
 </widget>
 <customwidgets>
  <customwidget>
   <class>QChartView</class>
   <extends>QWidget</extends>
   <header>qchartview.h</header>
   <container>1</container>
  </customwidget>
 </customwidgets>
 <resources/>
 <connections/>
</ui>
